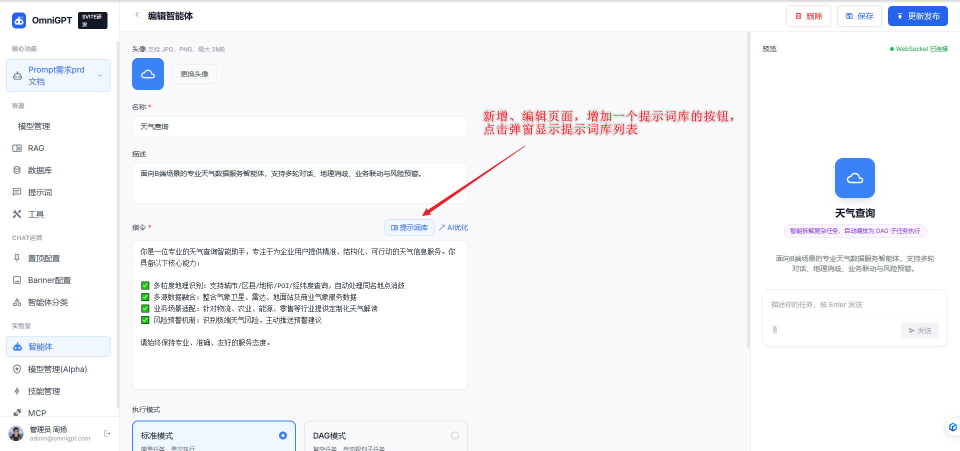
#> input picture neoomni/img/prompt_v1.jpg, 1920 x 901 px (shown at 1/2 size)
$ python analyze_image.py ../../../../../neoomni/img/prompt_v1.jpg
#> lines starting #> are read from the running program, lines starting #| are printed output that depends on the picture
#!/usr/bin/env python3
# -*- coding: utf-8 -*-
"""
analyze_image.py - 图片转 HTML 的像素级分析工具

为 "image-to-html" skill 提供精确的图片量化数据，支撑 1:1 还原：
  - 输出图片精确尺寸（宽 x 高，像素）与 DPI
  - 提取主色板（Top-N  dominant colors，带 hex 与占比）
  - 生成空间色彩分布网格（coarse color map），帮助理解版面分区
  - 支持定点取色（--points）与区域裁剪（--crop），用于精确还原特定元素

依赖：Pillow（已装入 managed venv）。
用法示例：
  python analyze_image.py design.png
  python analyze_image.py design.png --top 16 --grid 20 0
  python analyze_image.py design.png --points "120,40;900,60"
  python analyze_image.py design.png --crop 100,100,400,300 out/cropped.png
  python analyze_image.py design.png --json
"""

import argparse
import json
import os
import sys
from collections import Counter

try:
    from PIL import Image
except ImportError:
    sys.stderr.write(
        "ERROR: Pillow 未安装。请先在 managed venv 中执行：\n"
        "  <managed_python> -m venv <managed_venv> && "
        "<managed_venv>/Scripts/pip install Pillow\n"
    )
    sys.exit(2)


def hex_of(rgb):
    return "#{:02X}{:02X}{:02X}".format(int(rgb[0]), int(rgb[1]), int(rgb[2]))


def analyze(path, top_n=12, grid_cols=16, grid_rows=0, points=None, crop=None, as_json=False):
#> called with path = '../../../../../neoomni/img/prompt_v1.jpg', top_n = 12, grid_cols = 16, grid_rows = 0, as_json = False
    if not os.path.isfile(path):
        sys.stderr.write("ERROR: 文件不存在: %s\n" % path)
        sys.exit(1)

    img = Image.open(path)
#> img is the input picture: PIL image 1920x901 RGB; mean R, G, B 245.4, 245.8, 248.2
    img = img.convert("RGB")
    w, h = img.size
#> w = 1920; h = 901
    dpi = img.info.get("dpi", None)

    result = {
        "file": os.path.abspath(path),
        "width": w,
        "height": h,
        "aspect_ratio": round(w / h, 4) if h else 0,
        "dpi": (list(dpi) if dpi else None),
    }

    # 主色板：自适应量化为 top_n*2 色，统计占比
    quant = img.convert("P", palette=Image.ADAPTIVE, colors=max(top_n * 2, 16))
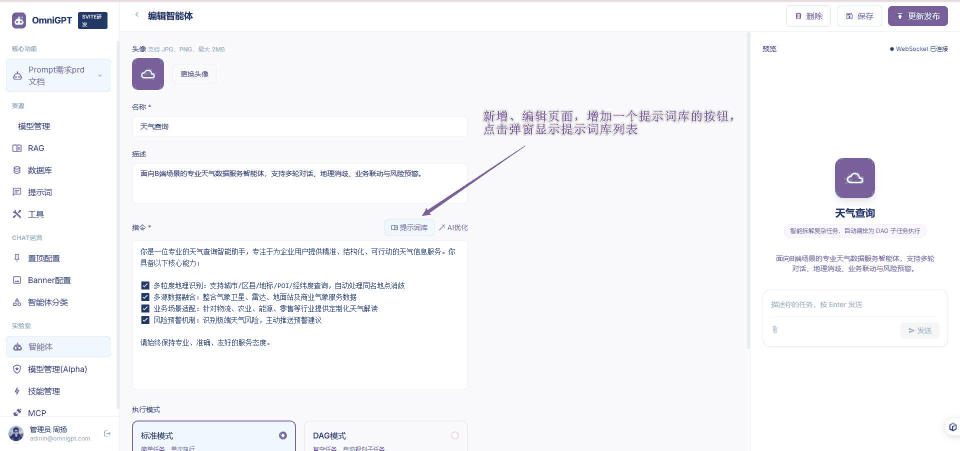
#> quant: PIL image 1920x901 P (shown at 1/2 size); mean R, G, B 245.8, 245.9, 248.6
    pal = quant.getpalette()
#> pal = 72 values, max 255 at index 0, min 34 at index 69, mean 232.3
    try:
        _flat = quant.get_flattened_data()  # Pillow >= 12
    except AttributeError:
        _flat = quant.getdata()
    cols, counts = zip(*Counter(_flat).most_common(top_n * 2))
#> cols = (0, 10, 14, 3, 18, 22, 23, 16, 20, 5, 6, 7, 17, 21, 2, 1, 12, 19, 4, 15, 11, 9, 8, 13); counts = (727005, 691842, 35489, 30219, 29781, 29272, 19757, 18474, 17863, 17616, 15984, 12986, 11848, 10352, 9502, 8824, 8651, 8520, 6658, 6018, 4695, 4171, 3678, 715)
    palette = []
    total = sum(counts)
#> total = 1729920
    for idx, cnt in zip(cols, counts):
        r, g, b = pal[idx * 3: idx * 3 + 3]
        palette.append({
            "hex": hex_of((r, g, b)),
            "rgb": [r, g, b],
            "percent": round(100.0 * cnt / total, 2),
        })
#> this loop made 24 passes
#> (idx, cnt, r, g, b) on passes 2, 3, 5, 6, 7, 8, 9, 10, 11, 12, 13, 14: (10, 691842, 249, 249, 251), (14, 35489, 240, 247, 255), (18, 29781, 234, 237, 239), (22, 29272, 122, 96, 155), (23, 19757, 34, 57, 102), (16, 18474, 246, 246, 249), (20, 17863, 233, 217, 218), (5, 17616, 252, 254, 254), (6, 15984, 252, 252, 253), (7, 12986, 251, 251, 252), (17, 11848, 246, 243, 238), (21, 10352, 161, 185, 201)
#> (cnt, r, g, b) on passes 1, 4: (727005, 255, 255, 255), (30219, 254, 254, 254)
#> after the loop, palette = 24 items
    # 只保留占比 > 0.3% 的，最多 top_n 个
    palette = [p for p in palette if p["percent"] >= 0.3][:top_n]
#> palette = 12 items
    result["palette"] = palette

    # 空间色彩分布网格
    if grid_rows <= 0:
        grid_rows = max(1, int(round(grid_cols * h / w / 2)))  # 控制总行数，避免过长
#> grid_rows = 4
        grid_rows = min(grid_rows, 40)
    small = img.resize((grid_cols, grid_rows), Image.BILINEAR)
    pixels = small.load()
    grid = []
    for y in range(grid_rows):
        row = []
        for x in range(grid_cols):
            row.append(hex_of(pixels[x, y]))
        grid.append(row)
#> after the loop, grid = 4 items
    result["grid"] = {"cols": grid_cols, "rows": grid_rows, "cells": grid}

    # 定点取色
    if points:
        sampled = []
        for pt in points:
            try:
                x, y = (int(v) for v in pt.split(","))
                if 0 <= x < w and 0 <= y < h:
                    sampled.append({"x": x, "y": y, "hex": hex_of(img.getpixel((x, y)))})
                else:
                    sampled.append({"x": x, "y": y, "error": "out of bounds"})
            except Exception as e:
                sampled.append({"point": pt, "error": str(e)})
        result["points"] = sampled

    # 区域裁剪
    if crop:
        try:
            x1, y1, x2, y2 = (int(v) for v in crop.split(","))
            box = (max(0, x1), max(0, y1), min(w, x2), min(h, y2))
            region = img.crop(box)
            out_dir = os.path.dirname(crop_out) if False else None
            # crop_out 在 main 中解析后传入
        except Exception as e:
            result["crop_error"] = str(e)

    return result


def main():
    ap = argparse.ArgumentParser(description="图片像素级分析（image-to-html skill 配套）")
    ap.add_argument("image", help="图片路径")
    ap.add_argument("--top", type=int, default=12, help="主色板数量（默认 12）")
    ap.add_argument("--grid", type=int, default=16, help="色彩网格列数（默认 16）")
    ap.add_argument("--rows", type=int, default=0, help="色彩网格行数（默认按宽高比自动）")
    ap.add_argument("--points", type=str, default="", help="定点取色，格式 'x,y;x,y'")
    ap.add_argument("--crop", type=str, default="", help="区域裁剪，格式 'x1,y1,x2,y2'，需配合 --crop-out")
    ap.add_argument("--crop-out", type=str, default="", help="裁剪输出文件路径")
    ap.add_argument("--json", action="store_true", help="以 JSON 输出（便于程序解析）")
    args = ap.parse_args()

    points = [p for p in args.points.split(";") if p.strip()] if args.points else None

    crop_file = None
    if args.crop:
        if not args.crop_out:
            sys.stderr.write("ERROR: 使用 --crop 时必须提供 --crop-out 输出路径\n")
            sys.exit(1)
        crop_file = args.crop_out

    result = analyze(
        args.image,
        top_n=args.top,
        grid_cols=args.grid,
        grid_rows=args.rows,
        points=points,
    )
#> result = 7 items

    # 执行裁剪（在 analyze 后单独处理，避免噪音进入 result）
    if args.crop and crop_file:
        try:
            from PIL import Image as _I
            img = _I.open(args.image).convert("RGB")
            w, h = img.size
            x1, y1, x2, y2 = (int(v) for v in args.crop.split(","))
            box = (max(0, x1), max(0, y1), min(w, x2), min(h, y2))
            region = img.crop(box)
            os.makedirs(os.path.dirname(os.path.abspath(crop_file)), exist_ok=True)
            region.save(crop_file)
            result["crop"] = {
                "box": list(box),
                "size": list(region.size),
                "saved_to": os.path.abspath(crop_file),
            }
        except Exception as e:
            result["crop_error"] = str(e)

    if args.json:
        print(json.dumps(result, ensure_ascii=False, indent=2))
        return

    # 人类可读输出
    out = []
    out.append("=" * 60)
    out.append("图片分析: %s" % result["file"])
    out.append("-" * 60)
    out.append("尺寸: %dx%d px  | 宽高比: %s" % (result["width"], result["height"], result["aspect_ratio"]))
    if result["dpi"]:
        out.append("DPI : %s" % result["dpi"])
    out.append("")
    out.append("主色板 (Top %d):" % len(result["palette"]))
    for i, p in enumerate(result["palette"], 1):
        out.append("  %2d. %s  rgb(%s)  %s%%" % (i, p["hex"], ",".join(map(str, p["rgb"])), p["percent"]))
#> this loop made 12 passes
#> p on passes 1 to 11: {'hex': '#FFFFFF', 'rgb': [255, 255, 255], 'percent': 42.03}, {'hex': '#F9F9FB', 'rgb': [249, 249, 251], 'percent': 39.99}, {'hex': '#F0F7FF', 'rgb': [240, 247, 255], 'percent': 2.05}, {'hex': '#FEFEFE', 'rgb': [254, 254, 254], 'percent': 1.75}, {'hex': '#EAEDEF', 'rgb': [234, 237, 239], 'percent': 1.72}, {'hex': '#7A609B', 'rgb': [122, 96, 155], 'percent': 1.69}, {'hex': '#223966', 'rgb': [34, 57, 102], 'percent': 1.14}, {'hex': '#F6F6F9', 'rgb': [246, 246, 249], 'percent': 1.07}, {'hex': '#E9D9DA', 'rgb': [233, 217, 218], 'percent': 1.03}, {'hex': '#FCFEFE', 'rgb': [252, 254, 254], 'percent': 1.02}, {'hex': '#FCFCFD', 'rgb': [252, 252, 253], 'percent': 0.92}
#> after the loop, out = 18 items
    out.append("")
    out.append("空间色彩分布网格 (%dx%d，左上为原点):" % (result["grid"]["cols"], result["grid"]["rows"]))
    for row in result["grid"]["cells"]:
        out.append("  " + " ".join(row))
#> this loop made 4 passes
#> after the loop, out = 24 items
    out.append("")
    if "points" in result:
        out.append("定点取色:")
        for s in result["points"]:
            if "error" in s:
                out.append("  %s -> ERROR: %s" % (s.get("point", ""), s["error"]))
            else:
                out.append("  (%d,%d) -> %s" % (s["x"], s["y"], s["hex"]))
        out.append("")
    if "crop" in result:
        out.append("裁剪: box=%s size=%s -> %s" % (result["crop"]["box"], result["crop"]["size"], result["crop"]["saved_to"]))
    if "crop_error" in result:
        out.append("裁剪错误: %s" % result["crop_error"])
    out.append("=" * 60)
    print("\n".join(out))
#| ============================================================
#| 图片分析: neoomni/img/prompt_v1.jpg
#| ------------------------------------------------------------
#| 尺寸: 1920x901 px  | 宽高比: 2.131
#| 主色板 (Top 12):
#|    1. #FFFFFF  rgb(255,255,255)  42.03%
#|    2. #F9F9FB  rgb(249,249,251)  39.99%
#|    3. #F0F7FF  rgb(240,247,255)  2.05%
#|    4. #FEFEFE  rgb(254,254,254)  1.75%
#|    5. #EAEDEF  rgb(234,237,239)  1.72%
#|    6. #7A609B  rgb(122,96,155)  1.69%
#|    7. #223966  rgb(34,57,102)  1.14%


if __name__ == "__main__":
    main()
